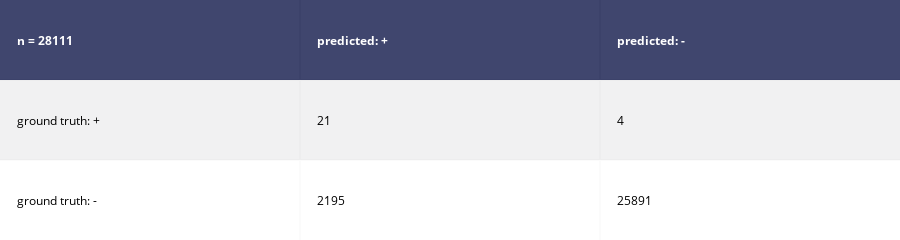

The cell this chart's notebook holds for it:
### Code cell
import plotly.figure_factory as ff
table = ff.create_table(cm)
iplot(table)

### Figure 1 — Plotly figure (JSON) as saved in the notebook; plotly's stock layout.template omitted (floating-point values rounded to 4 significant figures)
{"data": [{"colorscale": [[0, "#00083e"], [0.5, "#ededee"], [1, "#ffffff"]], "hoverinfo": "none", "opacity": 0.75, "showscale": false, "type": "heatmap", "uid": "172508c3-83b3-47fb-b98f-1998514b3f8a", "z": [[0, 0, 0], [0.5, 0.5, 0.5], [1, 1, 1]]}], "layout": {"annotations": [{"align": "left", "font": {"color": "#ffffff"}, "showarrow": false, "text": "<b>n = 28111</b>", "x": -0.45, "xanchor": "left", "xref": "x", "y": 0, "yref": "y"}, {"align": "left", "font": {"color": "#ffffff"}, "showarrow": false, "text": "<b>predicted: +</b>", "x": 0.55, "xanchor": "left", "xref": "x", "y": 0, "yref": "y"}, {"align": "left", "font": {"color": "#ffffff"}, "showarrow": false, "text": "<b>predicted: -</b>", "x": 1.55, "xanchor": "left", "xref": "x", "y": 0, "yref": "y"}, {"align": "left", "font": {"color": "#000000"}, "showarrow": false, "text": "ground truth: +", "x": -0.45, "xanchor": "left", "xref": "x", "y": 1, "yref": "y"}, {"align": "left", "font": {"color": "#000000"}, "showarrow": false, "text": "21", "x": 0.55, "xanchor": "left", "xref": "x", "y": 1, "yref": "y"}, {"align": "left", "font": {"color": "#000000"}, "showarrow": false, "text": "4", "x": 1.55, "xanchor": "left", "xref": "x", "y": 1, "yref": "y"}, {"align": "left", "font": {"color": "#000000"}, "showarrow": false, "text": "ground truth: -", "x": -0.45, "xanchor": "left", "xref": "x", "y": 2, "yref": "y"}, {"align": "left", "font": {"color": "#000000"}, "showarrow": false, "text": "2195", "x": 0.55, "xanchor": "left", "xref": "x", "y": 2, "yref": "y"}, {"align": "left", "font": {"color": "#000000"}, "showarrow": false, "text": "25891", "x": 1.55, "xanchor": "left", "xref": "x", "y": 2, "yref": "y"}], "height": 140, "margin": {"b": 0, "l": 0, "r": 0, "t": 0}, "xaxis": {"dtick": 1, "gridwidth": 2, "showticklabels": false, "tick0": -0.5, "ticks": "", "zeroline": false}, "yaxis": {"autorange": "reversed", "dtick": 1, "gridwidth": 2, "showticklabels": false, "tick0": 0.5, "ticks": "", "zeroline": false}}}
